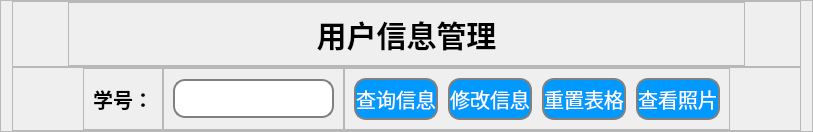
                 <widget class="QFrame" name="frame_11">
                  <property name="sizePolicy">
                   <sizepolicy hsizetype="Preferred" vsizetype="Expanding">
                    <horstretch>0</horstretch>
                    <verstretch>2</verstretch>
                   </sizepolicy>
                  </property>
                  <property name="frameShape">
                   <enum>QFrame::StyledPanel</enum>
                  </property>
                  <property name="frameShadow">
                   <enum>QFrame::Raised</enum>
                  </property>
                  <layout class="QVBoxLayout" name="verticalLayout_10">
                   <property name="spacing">
                    <number>0</number>
                   </property>
                   <property name="topMargin">
                    <number>0</number>
                   </property>
                   <property name="bottomMargin">
                    <number>0</number>
                   </property>
                   <item>
                    <widget class="QFrame" name="frame_14">
                     <property name="sizePolicy">
                      <sizepolicy hsizetype="Preferred" vsizetype="Expanding">
                       <horstretch>0</horstretch>
                       <verstretch>5</verstretch>
                      </sizepolicy>
                     </property>
                     <property name="frameShape">
                      <enum>QFrame::StyledPanel</enum>
                     </property>
                     <property name="frameShadow">
                      <enum>QFrame::Raised</enum>
                     </property>
                     <layout class="QHBoxLayout" name="horizontalLayout_3">
                      <property name="leftMargin">
                       <number>55</number>
                      </property>
                      <property name="topMargin">
                       <number>0</number>
                      </property>
                      <property name="rightMargin">
                       <number>55</number>
                      </property>
                      <property name="bottomMargin">
                       <number>0</number>
                      </property>
                      <item>
                       <widget class="QFrame" name="frame_2">
                        <property name="frameShape">
                         <enum>QFrame::StyledPanel</enum>
                        </property>
                        <property name="frameShadow">
                         <enum>QFrame::Raised</enum>
                        </property>
                        <layout class="QHBoxLayout" name="horizontalLayout_4">
                         <item>
                          <widget class="QPushButton" name="pushButton_2">
                           <property name="enabled">
                            <bool>false</bool>
                           </property>
                           <property name="styleSheet">
                            <string notr="true">color:black;
border:none;
font-size:30px;
font-weight:700;
font-family: &quot;微软雅黑&quot;, Helvetica, Arial, sans-serif;</string>
                           </property>
                           <property name="text">
                            <string>用户信息管理</string>
                           </property>
                          </widget>
                         </item>
                        </layout>
                       </widget>
                      </item>
                     </layout>
                    </widget>
                   </item>
                   <item>
                    <widget class="QFrame" name="frame_15">
                     <property name="sizePolicy">
                      <sizepolicy hsizetype="Preferred" vsizetype="Expanding">
                       <horstretch>0</horstretch>
                       <verstretch>6</verstretch>
                      </sizepolicy>
                     </property>
                     <property name="frameShape">
                      <enum>QFrame::StyledPanel</enum>
                     </property>
                     <property name="frameShadow">
                      <enum>QFrame::Raised</enum>
                     </property>
                     <layout class="QHBoxLayout" name="horizontalLayout_5">
                      <property name="spacing">
                       <number>0</number>
                      </property>
                      <property name="leftMargin">
                       <number>70</number>
                      </property>
                      <property name="topMargin">
                       <number>0</number>
                      </property>
                      <property name="rightMargin">
                       <number>70</number>
                      </property>
                      <property name="bottomMargin">
                       <number>0</number>
                      </property>
                      <item>
                       <widget class="QFrame" name="frame_7">
                        <property name="sizePolicy">
                         <sizepolicy hsizetype="Expanding" vsizetype="Preferred">
                          <horstretch>1</horstretch>
                          <verstretch>0</verstretch>
                         </sizepolicy>
                        </property>
                        <property name="frameShape">
                         <enum>QFrame::StyledPanel</enum>
                        </property>
                        <property name="frameShadow">
                         <enum>QFrame::Raised</enum>
                        </property>
                        <layout class="QHBoxLayout" name="horizontalLayout_15">
                         <item>
                          <widget class="QPushButton" name="pushButton_3">
                           <property name="sizePolicy">
                            <sizepolicy hsizetype="Minimum" vsizetype="Fixed">
                             <horstretch>1</horstretch>
                             <verstretch>0</verstretch>
                            </sizepolicy>
                           </property>
                           <property name="styleSheet">
                            <string notr="true">color:black;
border:none;
font-size:20px;
font-weight:500;
font-family: &quot;微软雅黑&quot;;
height:35px;
text-align:right;

</string>
                           </property>
                           <property name="text">
                            <string>学号：</string>
                           </property>
                          </widget>
                         </item>
                        </layout>
                       </widget>
                      </item>
                      <item>
                       <widget class="QFrame" name="frame_6">
                        <property name="sizePolicy">
                         <sizepolicy hsizetype="Expanding" vsizetype="Preferred">
                          <horstretch>4</horstretch>
                          <verstretch>0</verstretch>
                         </sizepolicy>
                        </property>
                        <property name="frameShape">
                         <enum>QFrame::StyledPanel</enum>
                        </property>
                        <property name="frameShadow">
                         <enum>QFrame::Raised</enum>
                        </property>
                        <layout class="QHBoxLayout" name="horizontalLayout_14">
                         <property name="spacing">
                          <number>0</number>
                         </property>
                         <item>
                          <widget class="QLineEdit" name="id_lineEdit">
                           <property name="sizePolicy">
                            <sizepolicy hsizetype="Minimum" vsizetype="Fixed">
                             <horstretch>0</horstretch>
                             <verstretch>0</verstretch>
                            </sizepolicy>
                           </property>
                           <property name="styleSheet">
                            <string notr="true">border:2px solid gray;
font-size:16px;
font-weight:600;
font-family: &quot;微软雅黑&quot;;
border-radius:12px;
height:35px;</string>
                           </property>
                          </widget>
                         </item>
                        </layout>
                       </widget>
                      </item>
                      <item>
                       <widget class="QFrame" name="frame_16">
                        <property name="sizePolicy">
                         <sizepolicy hsizetype="Expanding" vsizetype="Preferred">
                          <horstretch>10</horstretch>
                          <verstretch>0</verstretch>
                         </sizepolicy>
                        </property>
                        <property name="frameShape">
                         <enum>QFrame::StyledPanel</enum>
                        </property>
                        <property name="frameShadow">
                         <enum>QFrame::Raised</enum>
                        </property>
                        <layout class="QHBoxLayout" name="horizontalLayout_13">
                         <property name="spacing">
                          <number>10</number>
                         </property>
                         <item>
                          <widget class="QPushButton" name="student_search_button">
                           <property name="cursor">
                            <cursorShape>PointingHandCursor</cursorShape>
                           </property>
                           <property name="styleSheet">
                            <string notr="true">#student_search_button{
color:#ffffff;
background:#0099ff;
border:2px solid gray;
font-size:20px;

font-family: &quot;微软雅黑&quot;;
border-radius:12px;
height:38px;
}
#student_search_button:hover{
padding-under:5px;
padding-left:5px;
background:#008deb;
   }</string>
                           </property>
                           <property name="text">
                            <string>查询信息</string>
                           </property>
                          </widget>
                         </item>
                         <item>
                          <widget class="QPushButton" name="modify_button">
                           <property name="cursor">
                            <cursorShape>PointingHandCursor</cursorShape>
                           </property>
                           <property name="styleSheet">
                            <string notr="true">#modify_button{
color:#ffffff;
background:#0099ff;
border:2px solid gray;
font-size:20px;

font-family: &quot;微软雅黑&quot;;
border-radius:12px;
height:38px;
}

#modify_button:hover{
padding-under:5px;
padding-left:5px;
background:#008deb;
   }</string>
                           </property>
                           <property name="text">
                            <string>修改信息</string>
                           </property>
                          </widget>
                         </item>
                         <item>
                          <widget class="QPushButton" name="reset_button">
                           <property name="cursor">
                            <cursorShape>PointingHandCursor</cursorShape>
                           </property>
                           <property name="styleSheet">
                            <string notr="true">#reset_button{
color:#ffffff;
background:#0099ff;
border:2px solid gray;
font-size:20px;

font-family: &quot;微软雅黑&quot;;
border-radius:12px;
height:38px;
}

#reset_button:hover{
padding-under:5px;
padding-left:5px;
background:#008deb;
   }</string>
                           </property>
                           <property name="text">
                            <string>重置表格</string>
                           </property>
                          </widget>
                         </item>
                         <item>
                          <widget class="QPushButton" name="student_photo_button">
                           <property name="cursor">
                            <cursorShape>PointingHandCursor</cursorShape>
                           </property>
                           <property name="styleSheet">
                            <string notr="true">#student_photo_button{
color:#ffffff;
background:#0099ff;
border:2px solid gray;
font-size:20px;

font-family: &quot;微软雅黑&quot;;
border-radius:12px;
height:38px;
}
#student_photo_button:hover{
padding-under:5px;
padding-left:5px;
background:#008deb;
   }</string>
                           </property>
                           <property name="text">
                            <string>查看照片</string>
                           </property>
                          </widget>
                         </item>
                        </layout>
                       </widget>
                      </item>
                     </layout>
                    </widget>
                   </item>
                  </layout>
                 </widget>
